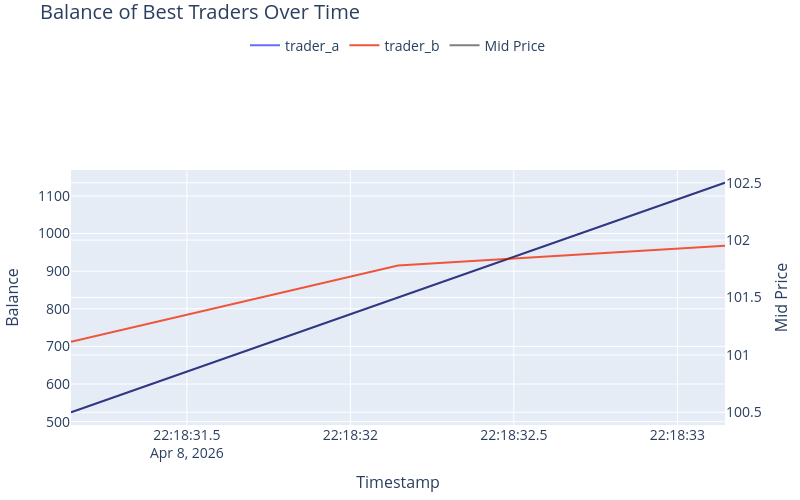

The notebook cell saved with this chart:
### Markdown cell above
## Step 4: Visualize Top Traders
- Generate an interactive plot to visualize the performance of the top traders.
- After running, the following files will be saved to the project root:
  - `statistics.html`, `statistics.csv` — results table
  - `best_traders_plot.html`, `best_traders_plot.pdf`, `best_traders_plot.png` — performance chart

### Code cell
plot_best_traders_interactive(users, timestamps, mid_prices, top_n, censor=False)

### Figure 1 — Plotly figure (JSON) as saved in the notebook; plotly's stock layout.template omitted (floating-point values rounded to 4 significant figures)
{"data": [{"mode": "lines", "name": "trader_a", "type": "scatter", "uid": "89994ea4-280a-4680-8198-44230703edcf", "x": ["2026-04-08T22:18:31.145713", "2026-04-08T22:18:32.145713", "2026-04-08T22:18:33.145713"], "y": [525.0, 830.0, 1135.0], "yaxis": "y"}, {"mode": "lines", "name": "trader_b", "type": "scatter", "uid": "40912a6d-7fc4-498b-a205-8c15e3800b72", "x": ["2026-04-08T22:18:31.145713", "2026-04-08T22:18:32.145713", "2026-04-08T22:18:33.145713"], "y": [712.5, 915.0, 967.5], "yaxis": "y"}, {"line": {"color": "black"}, "mode": "lines", "name": "Mid Price", "opacity": 0.5, "type": "scatter", "uid": "fb84ff78-71d3-4395-88e6-b365e7139b4b", "x": ["2026-04-08T22:18:31.145713", "2026-04-08T22:18:32.145713", "2026-04-08T22:18:33.145713"], "y": [100.5, 101.5, 102.5], "yaxis": "y2"}], "layout": {"height": 500, "legend": {"font": {"size": 14}, "orientation": "h", "x": 0.5, "xanchor": "center", "y": 1.55}, "margin": {"b": 50, "l": 50, "r": 50, "t": 170}, "title": {"font": {"size": 20}, "pad": {"t": 5}, "text": "Balance of Best Traders Over Time", "y": 1}, "width": 800, "xaxis": {"tickfont": {"size": 14}, "title": {"font": {"size": 16}, "text": "Timestamp"}}, "yaxis": {"side": "left", "tickfont": {"size": 14}, "title": {"font": {"size": 16}, "text": "Balance"}}, "yaxis2": {"overlaying": "y", "side": "right", "tickfont": {"size": 14}, "title": {"font": {"size": 16}, "text": "Mid Price"}}}}
